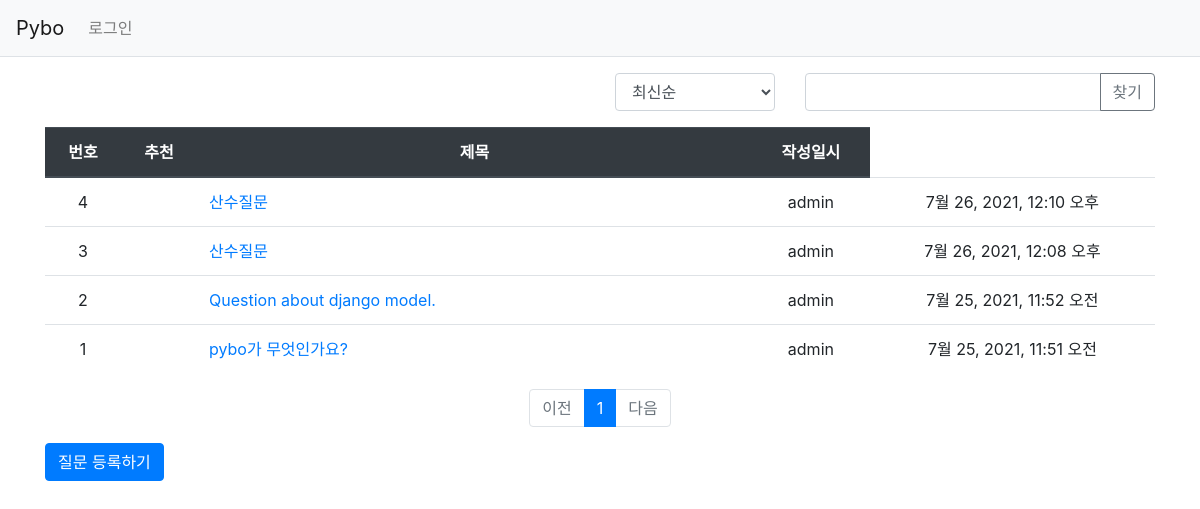
Page /pybo/ on the earlier database version.
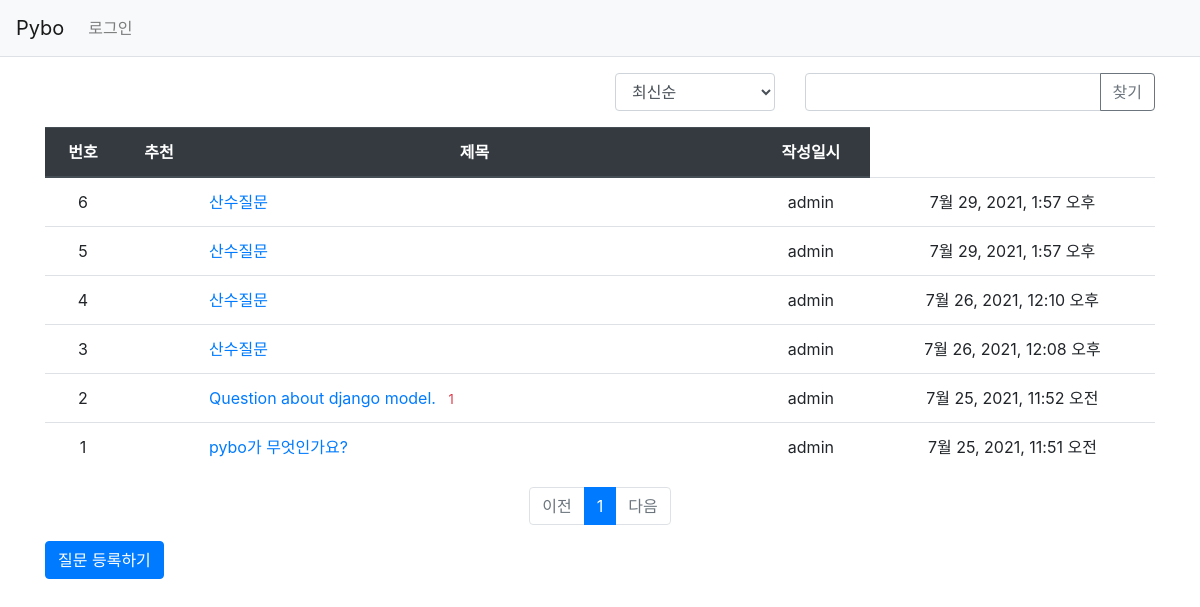
Same page on the later database version.
### pybo/models.py (models this page shows, shortened)
class Question(models.Model):
    author = models.ForeignKey(User, on_delete=models.CASCADE, related_name='author_question')
    subject = models.CharField(max_length=200)
    content = models.TextField()
    create_date = models.DateTimeField()
    modify_date = models.DateTimeField(null=True, blank=True)
    voter = models.ManyToManyField(User, related_name='voter_question')

### pybo/views/base_views.py (the view, shortened to what this page needs)
# urls.py: path('', base_views.index, name='index'),  # '/' 에 해당되는 path
def index(request):
    page = request.GET.get('page', '1')  # 페이지
    kw = request.GET.get('kw', '')  # 검색어
    so = request.GET.get('so', 'recent')  # 정렬기준
    if so == 'recommend':
        question_list = Question.objects.annotate(num_voter=Count('voter')).order_by('-num_voter', '-create_date')
    elif so == 'popular':
        question_list = Question.objects.annotate(num_answer=Count('answer')).order_by('-num_answer', '-create_date')
    else:  # recent
        question_list = Question.objects.order_by('-create_date')
    question_list = Question.objects.order_by('-create_date')
    paginator = Paginator(question_list, 10) #페이지당 10
    page_obj = paginator.get_page(page)
    context = {'question_list': page_obj}
    return render(request, 'pybo/question_list.html', context)

### pybo/templatetags/pybo_filter.py (called while the page is built)
@register.filter
def sub(value, arg):
    return value - arg

### templates/pybo/question_list.html (shortened to what this page needs)
{% extends 'base.html' %}
{% load pybo_filter %}
{% block content %}
<div class="container my-3">
        <div class="row justify-content-end my-3">
            <div class="col-2">
            <select class="form-control so">
                <option value="recent" {% if so == 'recent' %}selected{% endif %}>최신순</option>
            </select>
        </div>
        <div class="col-4 input-group">
            <input type="text" class="form-control kw" value="{{ kw|default_if_none:'' }}">
            <div class="input-group-append">
                <button class="btn btn-outline-secondary" type="button" id="btn_search">찾기</button>
            </div>
        </div>
    </div>
    <table class="table">
        <thead>
        <tr class="text-center thead-dark">
            <th>번호</th>
            <th>추천</th>
            <th style="width:50%">제목</th>
            <th>작성일시</th>
        </tr>
        </thead>
        <tbody>
        {% if question_list %}
        {% for question in question_list %}
        <tr class="text-center">
            <td>
                {{ question_list.paginator.count|sub:question_list.start_index|sub:forloop.counter0|add:1 }}
            </td>
             <td>
             </td>
            <td class="text-left">
                <a href="{% url 'pybo:detail' question.id %}">{{ question.subject }}</a>
                {% if question.answer_set.count > 0 %}
                <span class="text-danger small ml-2">{{ question.answer_set.count }}</span>
                {% endif %}
            </td>
            <td>{{ question.author.username }}</td>
            <td>{{ question.create_date }}</td>
        </tr>
        {% endfor %}
        {% else %}
        <tr>
            <td colspan="3">질문이 없습니다.</td>
        </tr>
        {% endif %}
        </tbody>
    </table>
    <ul class="pagination justify-content-center">
        {% if question_list.has_previous %}
        <li class="page-item">
        <a class="page-link" data-page="{{ question_list.previous_page_number }}" href="#">이전</a>
        </li>
        {% else %}
        <li class="page-item disabled">
            <a class="page-link" tabindex="-1" aria-disabled="true" href="#">이전</a>
        </li>
        {% endif %}
        {% for page_number in question_list.paginator.page_range %}
        {% if page_number >= question_list.number|add:-5 and page_number <= question_list.number|add:5 %}
            {% if page_number == question_list.number %}
            <li class="page-item active" aria-current="page">
            <a class="page-link" data-page="{{ page_number }}" href="#">{{ page_number }}</a>
            </li>
            {% else %}
            <li class="page-item">
            <a class="page-link" data-page="{{ page_number }}" href="#">{{ page_number }}</a>
            </li>
            {% endif %}
        {% endif %}
        {% endfor %}
        {% if question_list.has_next %}
        <li class="page-item">
        <a class="page-link" data-page="{{ question_list.next_page_number }}" href="#">다음</a>
        </li>
        {% else %}
        <li class="page-item disabled">
            <a class="page-link" tabindex="-1" aria-disabled="true" href="#">다음</a>
        </li>
        {% endif %}
    </ul>
    <a href="{% url 'pybo:question_create' %}" class="btn btn-primary">질문 등록하기</a>
</div>
{% endblock %}

### templates/base.html (shortened to what this page needs)
{% load static %}
<!doctype html>
<html lang="ko">
<head>
    <link rel="stylesheet" type="text/css" href="{% static 'bootstrap.min.css' %}">
    <link rel="stylesheet" type="text/css" href="{% static 'style.css' %}">
</head>
<body>
{% include "navbar.html" %}
{% block content %}
{% endblock %}
</body>
</html>

### templates/navbar.html (shortened to what this page needs)
<nav class="navbar navbar-expand-lg navbar-light bg-light border-bottom">
    <a class="navbar-brand" href="{% url 'pybo:index' %}">Pybo</a>
    <div class="collapse navbar-collapse flex-grow-0" id="navbarNav">
        <ul class="navbar-nav">
            <li class="nav-item">
                {% if user.is_authenticated %}
                <a class="nav-link" href="{% url 'common:logout' %}">{{ user.username }} (로그아웃)</a>
                {% else %}
                <a class="nav-link" href="{% url 'common:login' %}">로그인</a>
                {% endif %}
            </li>
        </ul>
    </div>
</nav>

Differences in the rows shown:
added Question: paginator.count|sub "6", subject "산수질문", author.username "admin", create_date "7월 29, 2021, 1:57 오후"
added Question: paginator.count|sub "5", subject "산수질문", author.username "admin", create_date "7월 29, 2021, 1:57 오후"
shown differently, row unchanged: Question "Question about django model.": answer_set.count (not shown) → "1"
